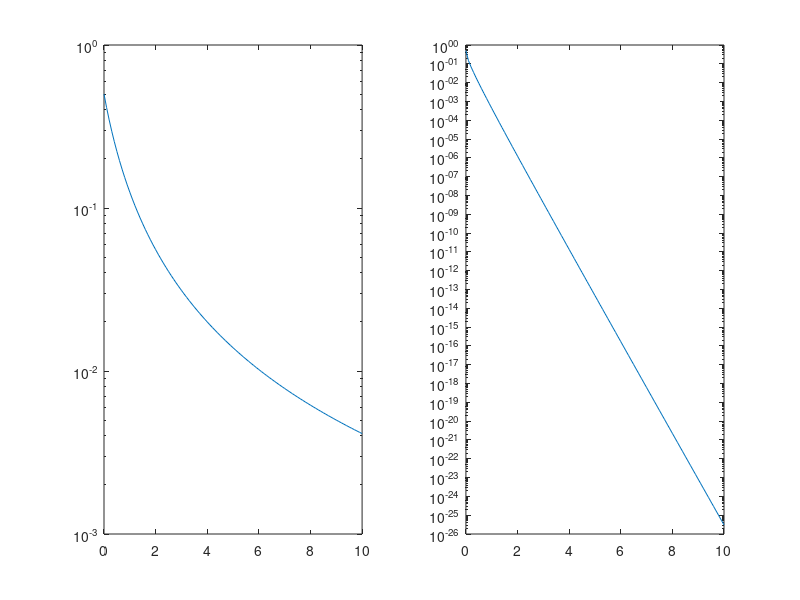

The MATLAB source for this figure:
clc;
SNR=0:0.1:10;
h1=randn(1)+1i*randn(1);
h2=randn(1)+1i*randn(1);
x=sqrt(2*SNR*(((abs(h1))^2) + ((abs(h2))^2)));
ipep=qfunc(x);
tpep=0.5* ((rdivide(1,(1+SNR))).^2);

subplot(1,2,1)
semilogy(SNR,tpep);

subplot(1,2,2)
semilogy(SNR,ipep);